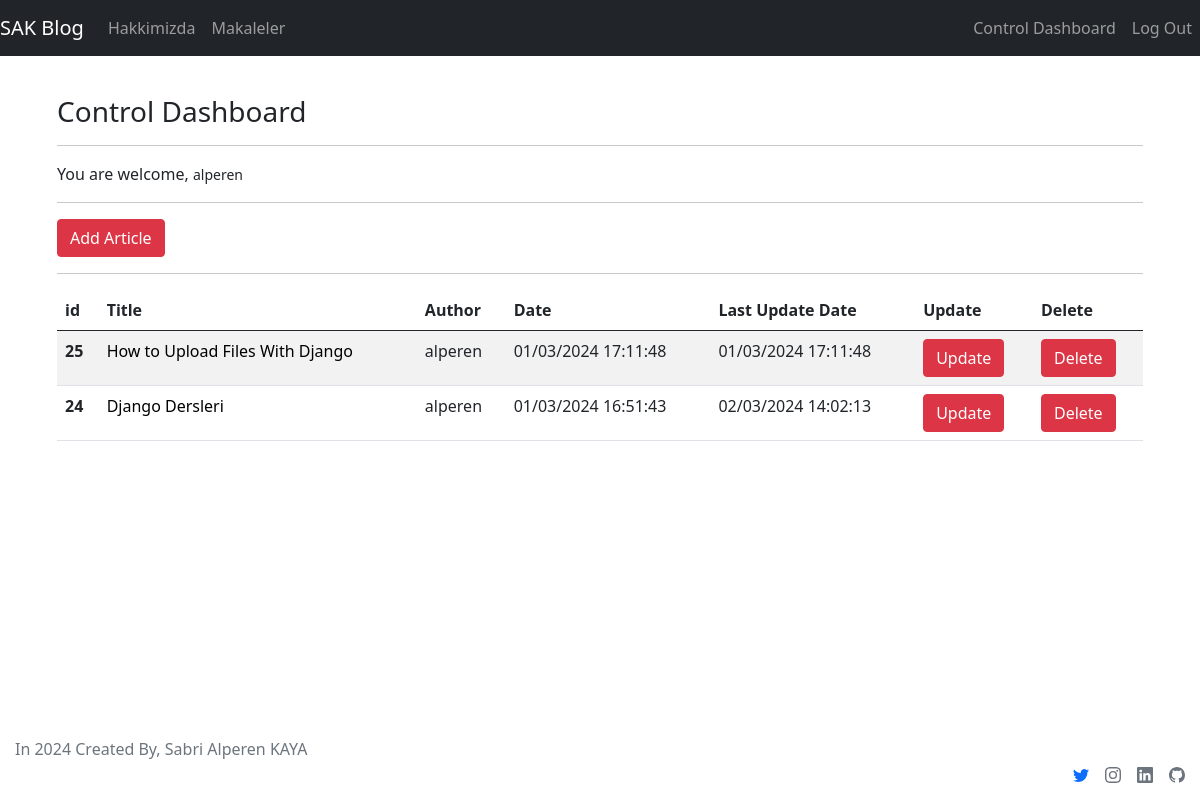
Screenshot of /articles/dashboard/ (signed in) with the database file from the repository.
### article/models.py (models this page shows, shortened)
class Article(models.Model):
    author = models.ForeignKey("auth.User",on_delete = models.CASCADE) #* Burada auth.User daki User silinirse article daki butun verielr de silenecek
    title =  models.CharField(max_length=50)
    content = CKEditor5Field('Content',config_name='extends',blank=True)
    created_date = models.DateTimeField(auto_now_add=True) #* Eklendigi tarihi otomatik olarak almasini saglayan parametre
    updated_date = models.DateTimeField(auto_now = True)
    article_img = models.FileField(blank=True,null=True,verbose_name="Add Image to your Article.")
    class Meta:
        ordering = ['-created_date']

### article/views.py (the view)
# urls.py: path('dashboard/',views.dashboard,name="dashboard"),
@login_required(login_url= "user:login")
def dashboard(request):
    article = Article.objects.filter(author = request.user)
    context = {
        "articles":article
    }
    return render(request,"dashboard.html",context)

### templates/dashboard.html
{% extends "layout.html" %}
{% block body %}
<h3>Control Dashboard</h3>
<hr>
<p>
You are welcome, <small> {{request.user.username}}</small>
</p>
<hr>
<a class="btn btn-danger" href="{% url 'article:addarticle'%}">Add Article</a>
<hr>
{% if articles %}
<div class="table-responsive">
<table class="table table-striped table-responsive-md">
  <thead class="thead-dark">
    <tr>
      <th scope="col">id</th>
      <th scope="col">Title</th>
      <th scope="col">Author</th>
      <th scope="col">Date</th>
      <th scope="col">Last Update Date</th>
      <th scope="col">Update</th>
      <th scope="col">Delete</th>
    </tr>
  </thead>
  <tbody>
    {% for article in articles %}
        <tr>
            <th scope="row">{{article.id}}</th>
            <td><a class="baslik" href="{% url 'article:detail' article.id%}">{{article.title}}</a></td>
            <td>{{article.author.username}}</td>
            <td>{{article.created_date| date:"d/m/Y H:i:s"}}</td>
            <td>{{article.updated_date | date:"d/m/Y H:i:s"}}</td>
            <td><a href="{% url 'article:update' article.id%}" class="btn btn-danger">Update</a></td>
            <td><a href="{% url 'article:delete' article.id%}" class="btn btn-danger">Delete</a></td>
        </tr>
    {% endfor %}
  </tbody>
</table>
</div>
{% else %}
<div class="alert alert-danger"> You don't have any article yet.</div>
{% endif %}
{% endblock body %}

### static/css/myown.css (style rules this page uses)
html,body { height: 100%; }
.baslik { color:black; text-decoration:none; }

### rows the page displays
Article: id "25", title "How to Upload Files With Django", author.username "alperen", created_date "01/03/2024 17:11:48", updated_date "01/03/2024 17:11:48"
Article: id "24", title "Django Dersleri", author.username "alperen", created_date "01/03/2024 16:51:43", updated_date "02/03/2024 14:02:13"

### other values shown
{{ request.user.username }} "alperen"
